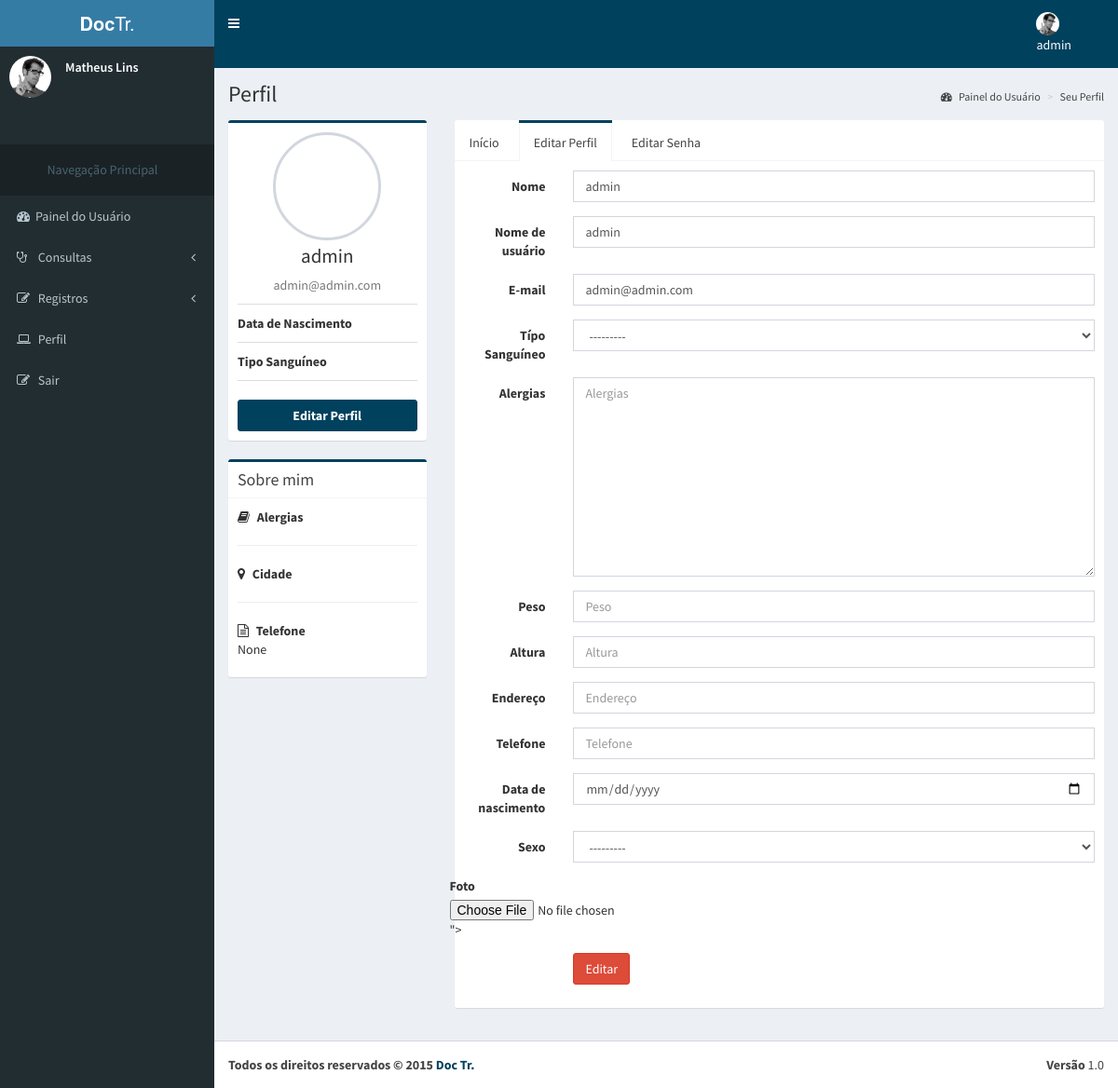
The page /conta/editar_perfil (signed in) on the database its author committed.
### accounts/models.py (models this page shows, shortened)
class UserU(AbstractBaseUser, PermissionsMixin):
    name = models.CharField('name', max_length=100, blank=True,null=True)
    image = models.ImageField(upload_to= 'accounts/images', verbose_name='Imagem',null = True, blank = True)
    email = models.EmailField('E-mail', unique=True)
    phone = models.CharField('Telefone', max_length=100, blank=True,null=True)
    username = models.CharField('name de Usuário', unique=True, max_length=100)
    birth_data = models.CharField('Data de Nascimento', max_length=100,blank=True, null=True)
    sex = models.CharField('Sexo',max_length=1, choices=(('M', 'Masculino'), ('F', 'Feminino')), default='Masculino', blank=True)
    is_active = models.BooleanField('Está ativo?', blank=True, default=True)
    is_staff = models.BooleanField('É da equipe?', blank=True, default=False)
    date_joined = models.DateTimeField('Data de Entrada', auto_now_add=True)
    objects = UserManager()
    USERNAME_FIELD = 'username'
    REQUIRED_FIELDS = ['email','name']
    class Meta:
        verbose_name = 'Usuário'
        verbose_name_plural = 'Usuários'

### accounts/views.py (the view)
@login_required(redirect_field_name='login_obrigatorio')
def edit_profile(request):
	template_name = ''
	context = {}
	try:
		doctor = Doctor.objects.get(id = request.user.id)
		template_name = 'doctor/edit_profile.html'
		form = EditAccountForm_Doctor()
		if request.method == "POST":
			form = EditAccountForm_Doctor(request.POST, request.FILES, instance = request.user)
			if form.is_valid():
				form.save()
				messages.success(request, 'Seus dados foram alterados com sucesso')
		else:
			form = EditAccountForm_Doctor(instance = request.user)
		context['form'] = form
	except Exception as e:
		template_name = 'patient/edit_profile.html'
		form = EditAccountForm_Patient()
		if request.method == "POST":
			form = EditAccountForm_Patient(request.POST, request.FILES, instance = request.user)
			if form.is_valid():
				form.save()
				messages.success(request, 'Seus dados foram alterados com sucesso')
		else:
			form = EditAccountForm_Patient(instance = request.user)
		context['form'] = form
	return render(request, template_name, context)

### accounts/forms.py
class EditAccountForm_Patient(forms.ModelForm):
	class Meta:
		model = Patient
		fields = ['name', 'email','phone', 'username','blood_type','allergy','weight','height','address','sex','birth_data','image']

### accounts/templates/patient/edit_profile.html (shortened to what this page needs)
{% extends 'patient/profile.html' %}
{% load static %}
{% load widget_tweaks %}
      {% block content %}
      <div class="content-wrapper">
      {% block content_header %}
        {{block.super}}
      {% endblock %}
      {% block content_left_profile %}
        {{block.super}}
      {% endblock %}
      {% block content_right_profile %}
        <div class="col-md-9">
          <div class="nav-tabs-custom">
            <ul class="nav nav-tabs">
              <li><a href="{% url 'accounts:profile' %}">Início</a></li>
              <li class="active"><a href="{% url 'accounts:edit_profile' %}">Editar Perfil</a></li>
              <li><a href="{% url 'accounts:edit_password' %}">Editar Senha</a></li>
            </ul>
            <div class="tab-content">
              <div class="active tab-pane" id="settings">
                  <form class="form-horizontal" method="post">{% csrf_token %}
                          <div class="form-group">
                      <label for="inputName" class="col-sm-2 control-label">Nome</label>
                      <div class="col-sm-10">
                        {{ form.name|attr:"type:text"|attr:"placeholder:Nome de usuário"|add_class:"form-control"}}
                      </div>
                    </div>
                    <div class="form-group">
                      <label for="inputName" class="col-sm-2 control-label">Nome de usuário</label>
                      <div class="col-sm-10">
                        {{ form.username|attr:"type:text"|attr:"placeholder:Nome de usuário"|add_class:"form-control"}}
                      </div>
                    </div>
                    <div class="form-group">
                      <label for="inputEmail" class="col-sm-2 control-label">E-mail</label>
                      <div class="col-sm-10">
                        {{ form.email|attr:"type:email"|attr:"placeholder:E-mail"|add_class:"form-control"}}
                      </div>
                    </div>
                    <div class="form-group">
                      <label for="inputName" class="col-sm-2 control-label">Típo Sanguíneo</label>
                      <div class="col-sm-10">
                        {{ form.blood_type|attr:"type:select"|attr:"placeholder:Típo Sanguíneo"|add_class:"form-control"}}
                      </div>
                    </div>
                    <div class="form-group">
                      <label for="inputName" class="col-sm-2 control-label">Alergias</label>
                      <div class="col-sm-10">
                        {{ form.allergy|attr:"type:select"|attr:"placeholder:Alergias"|add_class:"form-control"}}
                      </div>
                    </div>
                    <div class="form-group">
                      <label for="inputName" class="col-sm-2 control-label">Peso</label>
                      <div class="col-sm-10">
                        {{ form.weight|attr:"type:select"|attr:"placeholder:Peso"|add_class:"form-control"}}
                      </div>
                    </div>
                    <div class="form-group">
                      <label for="inputName" class="col-sm-2 control-label">Altura</label>
                      <div class="col-sm-10">
                        {{ form.height|attr:"type:select"|attr:"placeholder:Altura"|add_class:"form-control"}}
                      </div>
                    </div>
                    <div class="form-group">
                      <label for="inputName" class="col-sm-2 control-label">Endereço</label>
                      <div class="col-sm-10">
                        {{ form.address|attr:"type:select"|attr:"placeholder:Endereço"|add_class:"form-control"}}
                      </div>
                    </div>
                    <div class="form-group">
                      <label for="inputSkills" class="col-sm-2 control-label">Telefone</label>
                      <div class="col-sm-10">
                        {{ form.phone|attr:"type:text"|attr:"placeholder:Telefone"|add_class:"form-control"}}
                      </div>
                    </div>
                    <div class="form-group">
                      <label for="inputSkills" class="col-sm-2 control-label">Data de nascimento</label>
                      <div class="col-sm-10">
                        {{ form.birth_data|attr:"type:date"|attr:"placeholder:Data de nascimento"|add_class:"form-control"}}
                      </div>
                    </div>
                    <div class="form-group">
                      <label for="inputSkills" class="col-sm-2 control-label">Sexo</label>
                      <div class="col-sm-10">
                        {{ form.sex|attr:"type:select"|add_class:"form-control"}}
                      </div>
                    </div>
                    <div class="form-group">
                      <label>Foto</label>
                      <div class="">
                          <input type="file" name="imagem" id="imagem" src = "" class="input-file" value="{{form.image}}">
                      </div>
                    </div>
                    <div class="form-group">
                      <div class="col-sm-offset-2 col-sm-10">
                        <button type="submit" class="btn btn-danger">Editar</button>
                      </div>
                    </div>
                  </form>
                </div>
              </div>
            </div>
          </div>
          </div>
      {% endblock %}
      </div>
      {% endblock %}

### accounts/templates/patient/profile.html (shortened to what this page needs)
{% extends 'patient/dashboard_patient.html' %}
{% load static %}
{% load widget_tweaks %}
      {% block content %}
        {% block content_header %}
          <section class="content-header">
            <h1>
              Perfil
            </h1>
            <ol class="breadcrumb">
              <li><a href="{% url 'accounts:dashboard' %}"><i class="fa fa-dashboard"></i> Painel do Usuário</a></li>
              <li class="active"><a href="#">Seu Perfil</a></li>
            </ol>
          </section>
        {% endblock %}
        {% block content_left_profile %}
       <section class="content">
          <div class="row">
            <div class="col-md-3">
              <div class="box box-primary">
                <div class="box-body box-profile">
                  <img class="profile-user-img img-responsive img-circle" src="{% static 'dist/img/user4-128x128.jpg' %}" alt="User profile picture">
                  <h3 class="profile-username text-center">{{user.name}}</h3>
                  <p class="text-muted text-center">{{user.email}}</p>
                  <ul class="list-group list-group-unbordered">
                    <li class="list-group-item">
                      <b>Data de Nascimento</b> <a class="pull-right">{{user.birth_data}}</a>
                    </li>
                    <li class="list-group-item">
                      <b>Tipo Sanguíneo</b><a class="pull-right">{{user.blood_type}}</a>
                    </li>
                  </ul>
                  <a href="{% url 'accounts:edit_profile' %}" class="btn btn-primary btn-block"><b>Editar Perfil</b></a>
                </div>
              </div>
              <div class="box box-primary">
                <div class="box-header with-border">
                  <h3 class="box-title">Sobre mim</h3>
                </div>
                <div class="box-body">
                  <strong><i class="fa fa-book margin-r-5"></i> Alergias</strong>
                  <hr>
                  <strong><i class="fa fa-map-marker margin-r-5"></i> Cidade</strong>
                  <hr>
                  <strong><i class="fa fa-file-text-o margin-r-5"></i> Telefone</strong>
                  <p>{{user.phone}}</p>
                </div>
              </div>
            </div>
        {% endblock %}
      {% endblock %}

### accounts/templates/patient/dashboard_patient.html (shortened to what this page needs)
{% load static %}
<html>
  <head>
    <link rel="stylesheet" href="{% static 'bootstrap/css/bootstrap.min.css' %}">
    <link rel="stylesheet" href="http://maxcdn.bootstrapcdn.com/font-awesome/4.4.0/css/font-awesome.min.css">
    <link rel="stylesheet" href="http://code.ionicframework.com/ionicons/2.0.1/css/ionicons.min.css">
    <link rel="stylesheet" href="{% static 'dist/css/AdminLTE.min.css' %}">
    <link rel="stylesheet" href="{% static 'dist/css/skins/_all-skins.min.css' %}">
    <link rel="stylesheet" href="{% static 'plugins/iCheck/flat/blue.css' %}">
    <link rel="stylesheet" href="{% static 'plugins/morris/morris.css' %}">
    <link rel="stylesheet" href="{% static 'plugins/jvectormap/jquery-jvectormap-1.2.2.css' %}">
    <link rel="stylesheet" href="{% static 'plugins/datepicker/datepicker3.css' %}">
    <link rel="stylesheet" href="{% static 'plugins/daterangepicker/daterangepicker-bs3.css' %}">
    <link rel="stylesheet" href="{% static 'plugins/bootstrap-wysihtml5/bootstrap3-wysihtml5.min.css' %}">
  </head>
  <body class="hold-transition skin-blue sidebar-mini">
    <div class="wrapper">
    {% block header %}
      <header class="main-header">
        <a href="{% url 'accounts:dashboard' %}" class="logo">
          <span class="logo-lg"><b>Doc</b>Tr.</span>
        </a>
        <nav class="navbar navbar-static-top" role="navigation">
          <a href="#" class="sidebar-toggle" data-toggle="offcanvas" role="button">
          </a>
          <div class="navbar-custom-menu">
            <ul class="nav navbar-nav">
              <li class="dropdown user user-menu">
                <a href="#" class="dropdown-toggle" data-toggle="dropdown">
                  <img src="{% static 'dist/img/user2-160x160.jpg' %}" class="user-image" alt="User Image">
                  <span class="hidden-xs">{{user.name}}</span>
                </a>
            </ul>
          </div>
        </nav>
      </header>
      {% endblock %}
      {% block menu %}
      <aside class="main-sidebar">
        <section class="sidebar">
          <div class="user-panel">
            <div class="pull-left image">
              <img src="{% static 'dist/img/user2-160x160.jpg' %}" class="img-circle" alt="User Image">
            </div>
            <div class="pull-left info">
              <p>Matheus Lins</p>
            </div>
          </div>
          <br>
          <br>
          <ul class="sidebar-menu">
            <li class="header"><center><h5>Navegação Principal</h5></center></li>
            <li class="active treeview">
              <a href="{% url 'accounts:dashboard' %}">
                <i class="fa fa-dashboard"></i><span>Painel do Usuário</span>
              </a>
            </li>
            <li>
              <a href="pages/widgets.html">
                <i class="fa fa-stethoscope"></i> <span>Consultas</span>
                <i class="fa fa-angle-left pull-right"></i>
              </a>
            </li>
            <li class="treeview">
              <a href="#">
                <i class="fa fa-pencil-square-o"></i>
                <span>Registros</span>
                <i class="fa fa-angle-left pull-right"></i>
              </a>
            </li>
            <li class="treeview">
              <a href="{% url 'accounts:profile' %}">
                <i class="fa fa-laptop"></i>
                <span>Perfil</span>
              </a>
            </li>
            <li class="treeview">
              <a href="{% url 'core:logout' %}">
                <i class="fa fa-edit"></i> <span>Sair</span>
              </a>
            </li>
          </ul>
        </section>
      </aside>
      {% endblock %}
      {% block content %}{% endblock %}
      {% block footer %}
      <footer class="main-footer">
        <div class="pull-right hidden-xs">
          <b>Versão</b> 1.0
        </div>
        <strong>Todos os direitos reservados &copy; 2015 <a href="{% url 'core:home' %}">Doc Tr.</a>
      </footer>
      {% endblock %}
    </div>
  </body>
</html>

### accounts/templates/patient/dashboard_patient.html (style rules this page uses)
.navbar-nav { margin-right: 20%; }

### rows shown on the page
UserU: name "admin", email "admin@admin.com", phone "None", username "admin", sex "---------"
